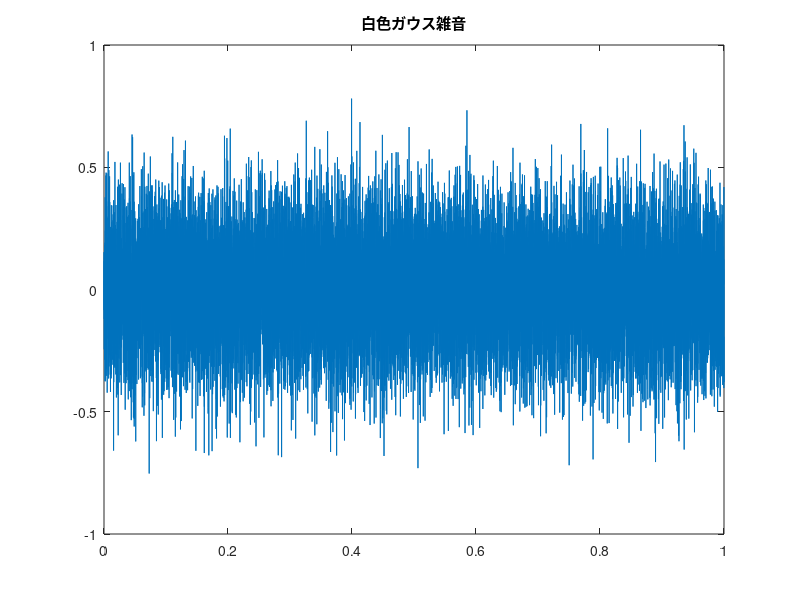
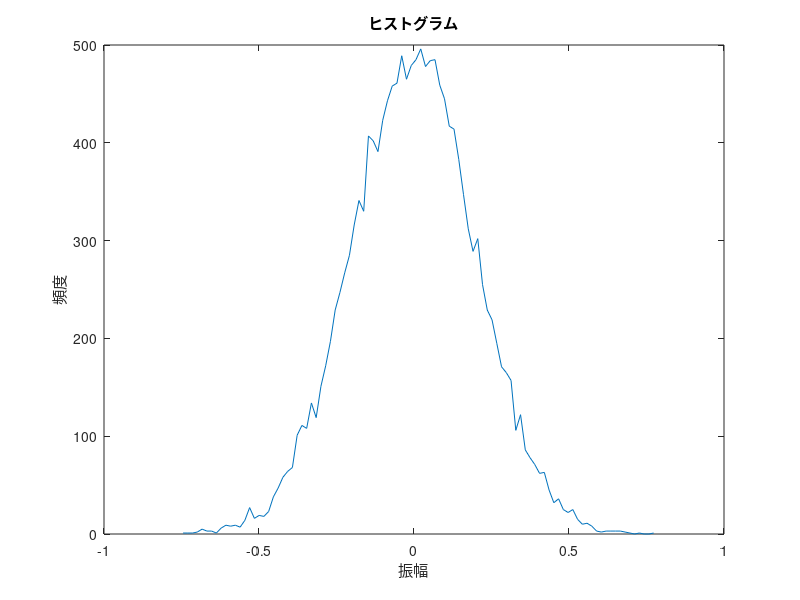

MATLAB code to generate these figures, in order:
clear all;

Fs=16000;
t=[0:Fs-1]/Fs;
len=length(t);
rng(0,'twister');

r=0.2;

y=r.*randn(len,1);

num=100;
[h,c]=hist(y,num);

figure;
plot(t,y);
title('白色ガウス雑音');

figure;
plot(c,h);
xlabel('振幅');
ylabel('頻度');
title('ヒストグラム');

sound(y,Fs);